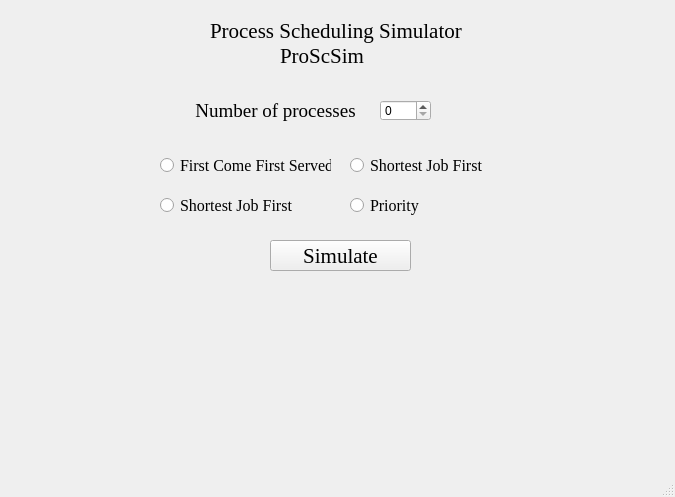
<?xml version="1.0" encoding="UTF-8"?>
<ui version="4.0">
 <class>MainWindow</class>
 <widget class="QMainWindow" name="MainWindow">
  <property name="geometry">
   <rect>
    <x>0</x>
    <y>0</y>
    <width>675</width>
    <height>497</height>
   </rect>
  </property>
  <property name="windowTitle">
   <string>MainWindow</string>
  </property>
  <widget class="QWidget" name="centralwidget">
   <widget class="QPushButton" name="SimulateButton">
    <property name="geometry">
     <rect>
      <x>270</x>
      <y>240</y>
      <width>141</width>
      <height>31</height>
     </rect>
    </property>
    <property name="font">
     <font>
      <family>Times New Roman</family>
      <pointsize>16</pointsize>
     </font>
    </property>
    <property name="text">
     <string>Simulate</string>
    </property>
   </widget>
   <widget class="QRadioButton" name="SJFNonRadio">
    <property name="geometry">
     <rect>
      <x>350</x>
      <y>150</y>
      <width>141</width>
      <height>31</height>
     </rect>
    </property>
    <property name="font">
     <font>
      <family>Times New Roman</family>
      <pointsize>12</pointsize>
     </font>
    </property>
    <property name="text">
     <string>Shortest Job First</string>
    </property>
   </widget>
   <widget class="QLabel" name="label">
    <property name="geometry">
     <rect>
      <x>180</x>
      <y>100</y>
      <width>191</width>
      <height>21</height>
     </rect>
    </property>
    <property name="font">
     <font>
      <family>Times New Roman</family>
      <pointsize>14</pointsize>
     </font>
    </property>
    <property name="text">
     <string>Number of processes</string>
    </property>
    <property name="alignment">
     <set>Qt::AlignCenter</set>
    </property>
    <property name="wordWrap">
     <bool>true</bool>
    </property>
   </widget>
   <widget class="QLabel" name="label_2">
    <property name="geometry">
     <rect>
      <x>210</x>
      <y>10</y>
      <width>261</width>
      <height>41</height>
     </rect>
    </property>
    <property name="font">
     <font>
      <family>Times New Roman</family>
      <pointsize>16</pointsize>
     </font>
    </property>
    <property name="text">
     <string>Process Scheduling Simulator</string>
    </property>
   </widget>
   <widget class="QRadioButton" name="FCFSRadio">
    <property name="geometry">
     <rect>
      <x>160</x>
      <y>150</y>
      <width>171</width>
      <height>31</height>
     </rect>
    </property>
    <property name="font">
     <font>
      <family>Times New Roman</family>
      <pointsize>12</pointsize>
     </font>
    </property>
    <property name="text">
     <string>First Come First Served</string>
    </property>
   </widget>
   <widget class="QRadioButton" name="SJFPreRadio">
    <property name="geometry">
     <rect>
      <x>160</x>
      <y>190</y>
      <width>171</width>
      <height>31</height>
     </rect>
    </property>
    <property name="font">
     <font>
      <family>Times New Roman</family>
      <pointsize>12</pointsize>
     </font>
    </property>
    <property name="text">
     <string>Shortest Job First</string>
    </property>
   </widget>
   <widget class="QRadioButton" name="PrioRadio">
    <property name="geometry">
     <rect>
      <x>350</x>
      <y>190</y>
      <width>141</width>
      <height>31</height>
     </rect>
    </property>
    <property name="font">
     <font>
      <family>Times New Roman</family>
      <pointsize>12</pointsize>
     </font>
    </property>
    <property name="text">
     <string>Priority</string>
    </property>
   </widget>
   <widget class="QSpinBox" name="spinBox">
    <property name="geometry">
     <rect>
      <x>380</x>
      <y>100</y>
      <width>51</width>
      <height>21</height>
     </rect>
    </property>
   </widget>
   <widget class="QLabel" name="label_3">
    <property name="geometry">
     <rect>
      <x>280</x>
      <y>40</y>
      <width>91</width>
      <height>31</height>
     </rect>
    </property>
    <property name="font">
     <font>
      <family>Times New Roman</family>
      <pointsize>16</pointsize>
     </font>
    </property>
    <property name="text">
     <string>ProScSim</string>
    </property>
   </widget>
  </widget>
  <widget class="QStatusBar" name="statusbar"/>
 </widget>
 <resources/>
 <connections/>
</ui>
